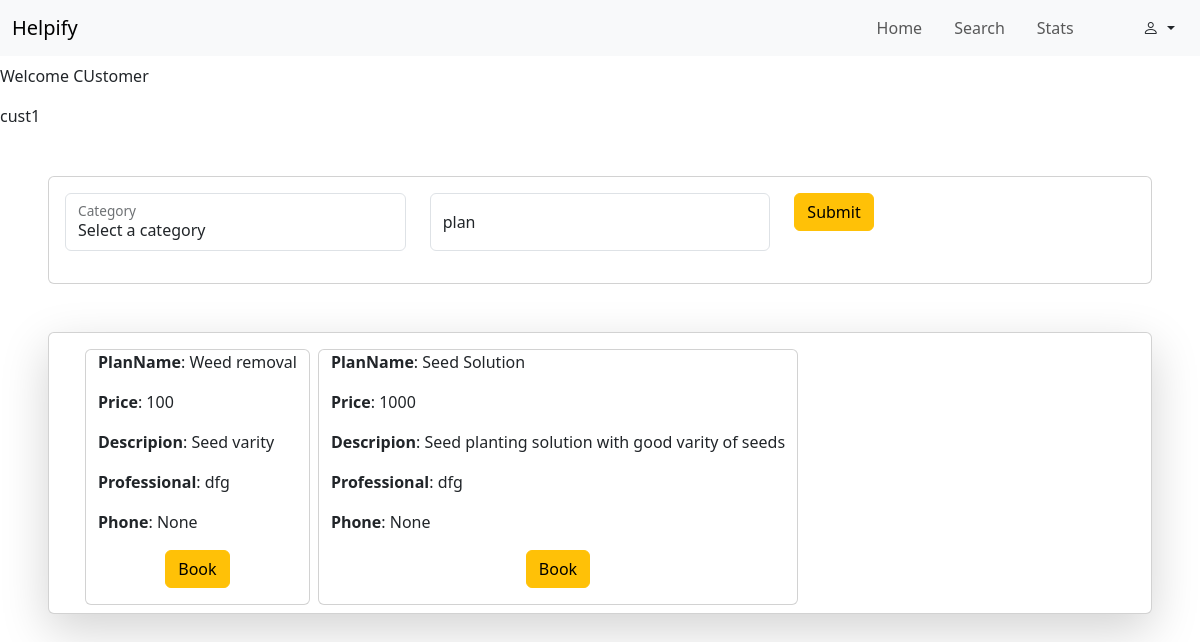
/customer/search?cat_id=3 (signed in), run on the app's committed database.
### backend/models.py (models this page shows, shortened)
class User(db.Model,UserMixin):
    __tablename__ = "customer"
    id = db.Column(db.Integer, primary_key=True, autoincrement=True)
    name = db.Column(db.String, unique=True)
    address = db.Column(db.String)
    city = db.Column(db.String)
    email = db.Column(db.String, unique=True)
    password = db.Column(db.String)
    phone = db.Column(db.String)
    status=db.Column(db.String)
    sent_booking = db.relationship("Booking", backref="customer")

class ServicePlan(db.Model):
    __tablename__ = "service_plan"
    id = db.Column(db.Integer, primary_key=True, autoincrement=True)
    name = db.Column(db.String, unique=True)
    price = db.Column(db.Integer)
    description = db.Column(db.String)
    planimg=db.Column(db.String)
    tags=db.Column(db.String)
    category_id = db.Column(db.Integer, db.ForeignKey("category.id"), nullable=False)
    professional_id = db.Column(db.Integer, db.ForeignKey("professional.id"), nullable=False)
    bookings = db.relationship("Booking", backref="service_plan")

class Professional(db.Model,UserMixin):
    __tablename__ = 'professional'
    id = db.Column(db.Integer, primary_key=True, autoincrement=True)
    name = db.Column(db.String, unique=True)
    address = db.Column(db.String)
    email = db.Column(db.String, unique=True)
    password = db.Column(db.String)
    experience = db.Column(db.Integer)
    phone = db.Column(db.String)
    city = db.Column(db.String)
    status = db.Column(db.String)
    resume=db.Column(db.String)
    category_id = db.Column(db.Integer, db.ForeignKey("category.id"))
    all_plans = db.relationship("ServicePlan", backref="professional", cascade="all, delete-orphan")
    assigned_booking = db.relationship("Booking", backref="professional", cascade="all, delete-orphan")

### backend/routes.py (the view, shortened to what this page needs)
@app.route("/customer/search",methods=["GET","POST"])
def cust_search():
    if isinstance(current_user,User):
        if request.method=="GET" and request.args.get("cat_id")==None:
            all_cat = db.session.query(ServiceCategory).all()
            return render_template("/customer/search.html",all_cat =all_cat , met ="get", cu=current_user)
        if request.method=="GET" and request.args.get("cat_id"):
            cat_id = request.args.get("cat_id")
            mat_plan=db.session.query(ServicePlan).filter_by(category_id =cat_id).all()
            matched_plans=[]
            for i in mat_plan:
                if i.professional.city==current_user.city:
                    matched_plans.append(i)
            all_cat = db.session.query(ServiceCategory).all()
            return render_template("/customer/search.html",all_cat =all_cat ,matched_plans=matched_plans, met ="post", cu=current_user)
    else:
        return "not authourised"

### app.py (called while the page is built)
def initial_Setup():
    app = Flask(__name__)
    app.config["SQLALCHEMY_DATABASE_URI"]="sqlite:///my_app_db.sqlite3"
    app.config["SECRET_KEY"] = "xyshhfjf"
    login_manager = LoginManager(app)
    @login_manager.user_loader
    def load_user(user_email):
        return db.session.query(Admin).filter_by(email = user_email).first()  or \
             db.session.query(User).filter_by(email = user_email).first() or \
              db.session.query(Professional).filter_by(email = user_email).first()
    db.init_app(app)
    with app.app_context():
        if not os.path.exists("my_app_db.sqlite3"):
            db.create_all()
    app.app_context().push()
    return

### templates/customer/search.html (shortened to what this page needs)
{% extends "/customer/base.html" %}
{% block content %}
<main>
    <p class="mt-2">Welcome CUstomer</p>
    <p>{{cu.name}}</p>
    <div class="card m-5 p-3">
        <form action="/customer/search" method="POST">
            <div class="row">
                <div class="col">
                    <div class="form-floating mb-3">
                        <select name="cat" class="form-control">
                            <option>Select a category </option>
                        </select>
                        <label for="floatingInput">Category</label>
                    </div>
                </div>
                <div class="col">
                    <div class="form-floating">
                        <input type="text" class="form-control" id="floatingPlan" name="plan"
                            placeholder="Seach for a Plan">
                        <label for="floatingPlan">plan</label>
                    </div>
                </div>
                <div class="col">
                    <button type="submit" class="btn btn-warning">Submit</button>
                </div>
            </div>
        </form>
    </div>
    {% if met!="get"%}
    {% if matched_plans %}
    <div class="card shadow-lg m-5 px-5 pt-2 pb-2">
        <div class="row gap-2">
            {% for i in matched_plans %}
            <div class="col-3 card mt-2" style="width: auto;">
                <p><b>PlanName</b>: {{i.name}}</p>
                <p><b>Price</b>: {{i.price}}</p>
                <p><b>Descripion</b>: {{i.description}}</p>
                <p><b>Professional</b>: {{i.professional.name}}</p>
                <p><b>Phone</b>: {{i.professional.phone}}</p>
               <div class="text-center mb-3">
                <button class="btn btn-warning" type="button" data-bs-toggle="modal"
                    data-bs-target="#book-{{i.id}}">Book</button>
                </div>
            </div>
            {% endfor %}
        </div>
    </div>
    {% else %}
    <p> No result is found</p>
    {% endif %}
    {% endif %}
</main>
{% endblock %}

### data on the page
User: name "cust1"
ServicePlan: name "Weed removal", price "100", description "Seed varity", professional.name "dfg", professional.phone "None"
ServicePlan: name "Seed Solution", price "1000", description "Seed planting solution with good varity of seeds", professional.name "dfg", professional.phone "None"
